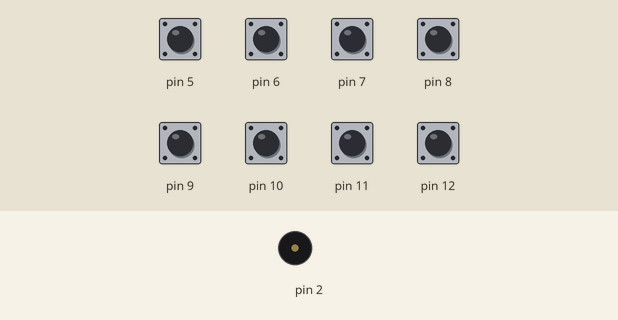
Bench run of a sketch on a simulated Arduino Uno, built with avr-gcc and run on an emulated ATmega328P. Parts: buzzer (waves = sounding). Inputs (shaded band) come from the test bench; at power-on: pin 5–12 HIGH.

Above: at 1.2 s.
1.3 s: pin 5 pulled LOW for 0.15 s
At 1.37 s:
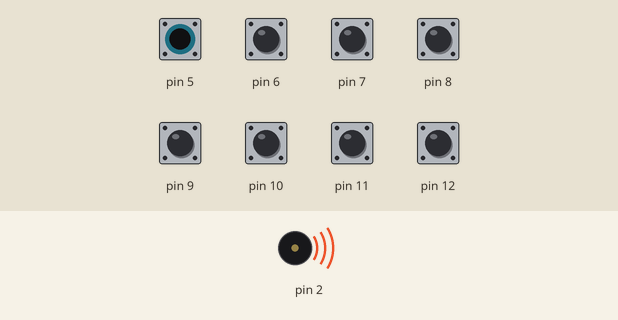
Timing chart, 0 to 4.3 s (numbered marks = the images above; inputs shaded):
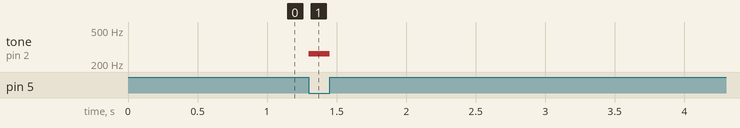

Measured:
- after the input at 1.3 s, tone on pin 2: silent → 262 Hz at once, → silent 0.15 s later

The sketch:

ToneTest.ino
```cpp
#include <Tone.h>

Tone buzzer1;
Tone buzzer2;
Tone buzzer3;

int NOTE[] = {
  NOTE_C4, NOTE_D4, NOTE_E4, NOTE_F4, NOTE_G4, NOTE_A4, NOTE_B4, NOTE_C5
};

void checkNote(int i, int b[8], int pb[8], int &numPlay, int &buzznote1, int &buzznote2, int &buzznote3);

void setup() {
  // put your setup code here, to run once:
  pinMode(5, INPUT_PULLUP);
  pinMode(6, INPUT_PULLUP);
  pinMode(7, INPUT_PULLUP);
  pinMode(8, INPUT_PULLUP);
  pinMode(9, INPUT_PULLUP);
  pinMode(10, INPUT_PULLUP);
  pinMode(11, INPUT_PULLUP);
  pinMode(12, INPUT_PULLUP);

  buzzer1.begin(2);
  buzzer2.begin(3);
  buzzer3.begin(4);

  //buzzer1.play(NOTE_C4,3000);
  //buzzer2.play(NOTE_C4,4000);

  Serial.begin(9600);
}

void loop() {
  // put your main code here, to run repeatedly:
  // Static variables to keep track of previous states
  static int pb[8] = {HIGH};
  static int numPlay = 0;
  static int buzznote1 = 0;
  static int buzznote2 = 0;
  static int buzznote3 = 0;

  int b[8];
  // Read current states (LOW is pressed)
  b[0] = digitalRead(5);
  b[1] = digitalRead(6);
  b[2] = digitalRead(7);
  b[3] = digitalRead(8);
  b[4] = digitalRead(9);
  b[5] = digitalRead(10);
  b[6] = digitalRead(11);
  b[7] = digitalRead(12);

  for (int i = 0; i < 8; i++) {
    checkNote(i, b, pb, numPlay, buzznote1, buzznote2, buzznote3);
  }

  //Serial.println(numPlay);
}

void checkNote(int i, int b[8], int pb[8], int &numPlay, int &buzznote1, int &buzznote2, int &buzznote3) {
  if (b[i] == LOW && b[i] != pb[i]) {  // b1 is pressed
    pb[i] = b[i];
    if (numPlay == 0) { // Play b1 note on buzzer1
      buzzer1.play(NOTE[i]);
      buzznote1 = NOTE[i];
      numPlay++;
    } else if (numPlay == 1) {  // Play b1 note on buzzer1/buzzer2
      if (buzznote1 == 0) {
        buzzer1.play(NOTE[i]);
        buzznote1 = NOTE[i];
      } else if (buzznote2 == 0) {
        buzzer2.play(NOTE[i]);
        buzznote2 = NOTE[i];
      } else if (buzznote3 == 0) {
        buzzer3.play(NOTE[i]);
        buzznote3 = NOTE[i];
      }
      numPlay++;
    } else if (numPlay == 2) {
      if (buzznote1 == 0) {
        buzzer1.play(NOTE[i]);
        buzznote1 = NOTE[i];
      } else if (buzznote2 == 0) {
        buzzer2.play(NOTE[i]);
        buzznote2 = NOTE[i];
      } else if (buzznote3 == 0) {
        buzzer3.play(NOTE[i]);
        buzznote3 = NOTE[i];
      }
      numPlay++;
    }
  } else if (b[i] == HIGH && b[i] != pb[i]) {
    pb[i] = b[i];
    if (buzznote1 == NOTE[i]) {
      buzzer1.stop();
      buzznote1 = 0;
      numPlay--;
    } else if (buzznote2 == NOTE[i]) {
      buzzer2.stop();
      buzznote2 = 0;
      numPlay--;
    } else if (buzznote3 == NOTE[i]) {
      buzzer3.stop();
      buzznote3 = 0;
      numPlay--;
    }
  }
}
```
